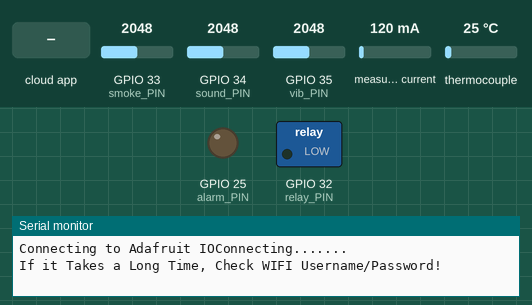
This sketch was run on a simulated ESP32. On the bench: switched loads named in the sketch (green lamp = pin HIGH), output pins drawn as LEDs (lit = HIGH), the last lines printed to the serial monitor. Dashed ring = blinking. Inputs (shaded band) come from the test bench; at power-on: GPIO 33 (smoke_PIN) = 2048, GPIO 34 (sound_PIN) = 2048, GPIO 35 (vib_PIN) = 2048, measured current 120 mA, thermocouple 25 °C.

Above: at 0.1 s.
At 2.7 s:
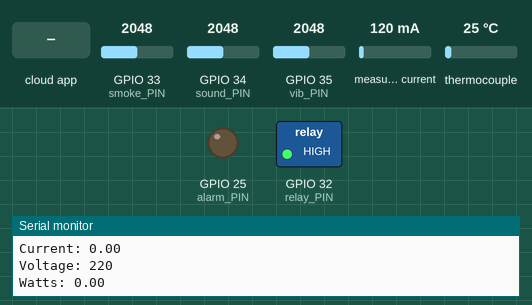
2.8 s: the phone or cloud app sets power to 0
13.5 s: the phone or cloud app sets power to 1
At 20.6 s:
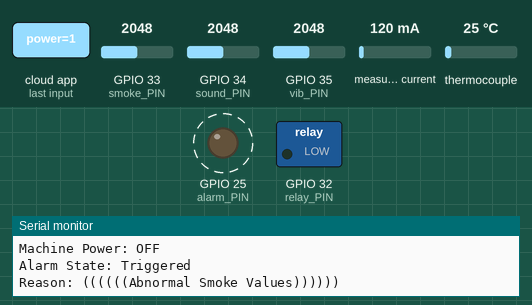
Timing chart, 0 to 28.9 s (numbered marks = the images above; inputs shaded):
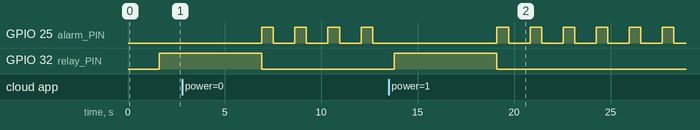

The sketch:

IOT_Machine_Guard.ino
```cpp
//IOT Machine-Guard
//Coded by Khairey Nouhe (khaireynouhe@gmail.com)

/************************** Configuration ***********************************/

// edit the config.h tab and enter your Adafruit IO credentials
// and any additional configuration needed for WiFi, cellular,
// or ethernet clients.

/************************** Installing Libraries ***********************************/

#include "config.h"                // Include file for boker connection data
#include "max6675.h"              // Include Library for Temperature Sensor
#include "EmonLib.h"             // Include Library for Current Sensor


#define CURRENT_CAL 62.6       // Calibration for Current Sensor
EnergyMonitor emon1;          // Create an instance for Current Sensor

#define sound_PIN 34        // don't change it
#define vib_PIN 35         // don't change it
#define smoke_PIN 33      // don't change it
#define current_PIN 39   // don't change it
#define alarm_PIN 25   // don't change it

// Temperature Sensor Setup >>> Use 3 Digital Pins

int thermoDO = 19; // SO
int thermoCS = 23;
int thermoCLK = 5; // SCK
MAX6675 thermocouple(thermoCLK, thermoCS, thermoDO);

/************************** Installing Libraries ***********************************/

float Normal_Sound_Level= 250;
float Normal_Vib_Level = 5000;
int Normal_Smoke_Level= 20;
int Normal_Temp_Level = 50;
float Normal_Current_Level= 20.00;   // 20Amp
float First_Current_Reading=70.00;   // 70 Amp


boolean is_Relay_on=true;
boolean is_Machine_on=true;
String Machine_Power;
String Machine_Power_Status;
String Alarm_State;
boolean AlarmState=false;
String reason;
int relay_PIN=32;    // don't change it


// set up the 'Analog Sensor' feeds

//AdafruitIO_Feed *Sound = io.feed("sound-intensity");
AdafruitIO_Feed *temperature = io.feed("temperature");
AdafruitIO_Feed *Vibration = io.feed("vibration-intensity");
AdafruitIO_Feed *Smoke = io.feed("smoke-intensity");
AdafruitIO_Feed *Current = io.feed("current");

// set up the 'Digital Power' feed
AdafruitIO_Feed *power = io.feed("power");

void setup() {
pinMode(sound_PIN, INPUT);
pinMode(vib_PIN, INPUT);
pinMode(smoke_PIN, INPUT);
pinMode(current_PIN, INPUT);
pinMode(relay_PIN, OUTPUT);
pinMode(alarm_PIN, OUTPUT);

  // start the serial connection
  Serial.begin(115200);


  // wait for serial monitor to open
  while(! Serial);

  // connect to io.adafruit.com
  Serial.print("Connecting to Adafruit IO");
  io.connect();

power->onMessage(handleMessage);

  // wait for a connection
  while(io.status() < AIO_CONNECTED) {
    Serial.println("Connecting.......");
    Serial.println("If it Takes a Long Time, Check WIFI Username/Password!");
    delay(500);
  }

  // we are connected
  Serial.println();
  Serial.println(io.statusText());

  if (is_Relay_on==true){
  power->save(HIGH);
}
  // initialize Current Sensor
 emon1.current(current_PIN, CURRENT_CAL);       // Current: input pin, calibration.
}


void loop() {

   io.run();  // connect to Adafruit.io broker

  /*===============================Machine Power Setup============================================================*/

switch (is_Relay_on) {
    case true:
      digitalWrite(relay_PIN,HIGH);
      Machine_Power="ON";
      AlarmState=false;
      Alarm_State="OFF";

      break;

    case false:
      digitalWrite(relay_PIN,LOW);
      is_Machine_on=false;
      Machine_Power="OFF";
      AlarmState=true;
      Alarm_State="Triggered";

       break;

    default:
      // if nothing else matches, do the default
      // default is optional
      break;
  }

while (( is_Machine_on)==true) {

  /*===============================Sound Setup============================================================*/

  float sound_intense = analogRead(sound_PIN);
 if (sound_intense>Normal_Sound_Level){
  is_Relay_on= false;
  reason="((((((Abnormal Sound Values))))))";
}

/*===============================Vibration Setup============================================================*/

float Vib_intense = analogRead(vib_PIN);

  if (Vib_intense>Normal_Vib_Level){
  is_Relay_on= false;
  reason="((((((Abnormal Vibration Values))))))";
}

 /*===============================Smoke Setup============================================================*/

int smoke_intense = analogRead(smoke_PIN);

if (smoke_intense>Normal_Smoke_Level){
 is_Relay_on= false;
 reason="((((((Abnormal Smoke Values))))))";
}

/*===============================Temperature Setup============================================================*/

if (thermocouple.readCelsius()>Normal_Temp_Level){
 is_Relay_on= false;
 reason="((((((Abnormal Temperature Values))))))";
}

/*===============================Current Setup============================================================*/

  emon1.calcVI(20,100);         // Calculate all. No.of half wavelengths (crossings), time-out

  float currentDraw   = emon1.Irms-2;            //extract Irms into Variable
  int supplyVoltage   = 220;                    //extract Vrms into Variable

  if (currentDraw<0){
    currentDraw=-currentDraw*0;
  }
else{
  currentDraw=currentDraw;
}

if (currentDraw>=First_Current_Reading){
  currentDraw=0;
}

  if (currentDraw>Normal_Current_Level){
  is_Relay_on= false;
  reason="((((((Abnormal Current Withdrawal Values))))))";
}


/*===============================Broker Data Outputs============================================================*/
Current->save(currentDraw);
temperature->save(thermocouple.readCelsius());
Vibration->save(Vib_intense);
Smoke->save(smoke_intense);

//Sound->save(sound_intense);
 /*===============================Serial Data Outputs============================================================*/

  Serial.println(" ");
  Serial.println("..................................................");
  Serial.println(" ");
  Serial.print("Recieved Machine Power: ");
  Serial.println("ON");
  Serial.println(" ");
  Serial.println("----->Sending----->-----> (((WIFI)))");
  Serial.println(" ");
  Serial.print("Machine Power: "); // Print the voltage.
  Serial.println(Machine_Power); // Print the voltage.
  Serial.print("Alarm State: "); // Print the voltage.
  Serial.println(Alarm_State); // Print the voltage.
  Serial.print("Sound Intensity: "); // Print the voltage.
  Serial.println(sound_intense);
  Serial.print("Vibration Intensity: "); // Print the voltage.
  Serial.println(Vib_intense); // Print the voltage.
  Serial.print("Smoke Density: "); // Print the voltage.
  Serial.println(smoke_intense); // Print the voltage.
  Serial.print("Temperature: ");
  Serial.println(thermocouple.readCelsius());
  Serial.print("Current: ");
  Serial.println(currentDraw);
  Serial.print("Voltage: ");
  Serial.println(supplyVoltage);
  Serial.print("Watts: ");
  Serial.println(currentDraw * supplyVoltage);
  //power->save(HIGH);
 // wait one second (1000 milliseconds == 1 second)

 delay(5000);
 break;
}


if (AlarmState==true) {
 dacWrite(alarm_PIN, 255); // buzzer ON
  delay(600);
  dacWrite(alarm_PIN, 0);
}
else{
  dacWrite(alarm_PIN, 0);
}


while (( is_Machine_on)==false) {

 /*===============================Serial Data Outputs============================================================*/

  Serial.println(" ");
  Serial.println("..................................................");
  Serial.println(" ");
  Serial.println(">>>>>>>>>>Stopped Sending<<<<<<<<<<");
  Serial.println(" ");
  Serial.print("Recieved Machine Power: ");
  Serial.println("OFF");
  Serial.print("Machine Power: "); // Print the voltage.
  Serial.println(Machine_Power); // Print the voltage.
  Serial.print("Alarm State: "); // Print the voltage.
  Serial.println(Alarm_State); // Print the voltage.
  Serial.print("Reason: ");
  Serial.print(reason);
  Serial.println(" ");
 // wait one second (1000 milliseconds == 1 second)
power->save(LOW);
 delay(1000);
 break;
}

}


//=========================Adafruit.io Power Toggle Switch Setup=======================================

void handleMessage(AdafruitIO_Data *data) {
  if(data->toPinLevel() == HIGH){

    Serial.print("Recieved Machine Power: ");
    Serial.println("ON");
       is_Relay_on=true;
         is_Machine_on=true;

  }else{
    Serial.print("Recieved Machine Power: ");
    Serial.println("OFF");
       is_Relay_on=false;
       reason="(((((( Manual Online Shut Down ))))))";

  }
}
```

config.h
```cpp
/************************ Adafruit IO Config *******************************/

// visit io.adafruit.com if you need to create an account,
// or if you need your Adafruit IO key.
#define IO_USERNAME    "Write your adafruit.io username here!"
#define IO_KEY         "Write your adafruit.io KEY here!"

/******************************* WIFI **************************************/
#define WIFI_SSID       "Write your WIFI SSID here!"
#define WIFI_PASS       "Write your WIFI password here!"

// comment out the following two lines if you are using fona or ethernet
#include "AdafruitIO_WiFi.h"
AdafruitIO_WiFi io(IO_USERNAME, IO_KEY, WIFI_SSID, WIFI_PASS);
```

Measured:
- after the input at 13.5 s, GPIO 32 (relay_PIN): LOW → HIGH after 0.28 s, → LOW 5.3 s later
